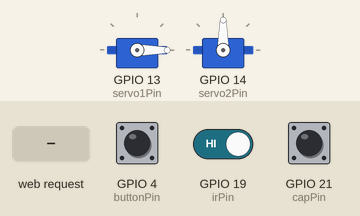
The sketch below on a simulated ESP32. Parts: 2 × servo. The inputs (shaded band) are chosen by the test bench; at power-on: GPIO 4 (buttonPin) HIGH, GPIO 19 (irPin) HIGH, GPIO 21 (capPin) HIGH. What the sketch prints to the serial monitor is not drawn.

Above: at 1.2 s.
1.3 s: GPIO 4 (buttonPin) pulled LOW for 0.15 s
2.9 s: GPIO 4 (buttonPin) driven LOW and GPIO 19 (irPin) driven LOW
At 4.2 s:
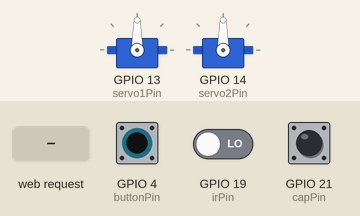
5.9 s: GPIO 21 (capPin) pulled LOW for 1 s
At 7.5 s:
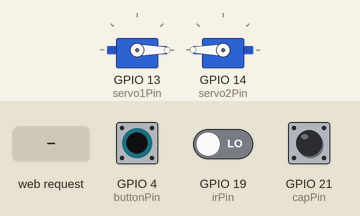
9.1 s: GPIO 21 (capPin) pulled LOW for 3.2 s
At 10.0 s:
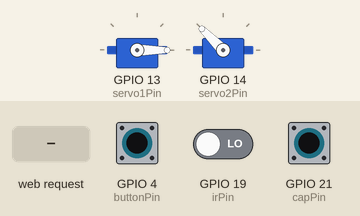
13.8 s: GPIO 4 (buttonPin) driven HIGH
15.7 s: HTTP request GET /sort received
At 16.64 s:
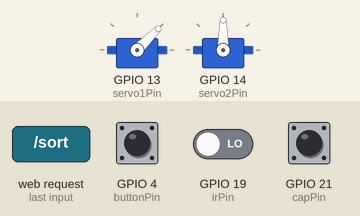
Timing chart, 0 to 19.7 s (numbered marks = the images above; inputs shaded):
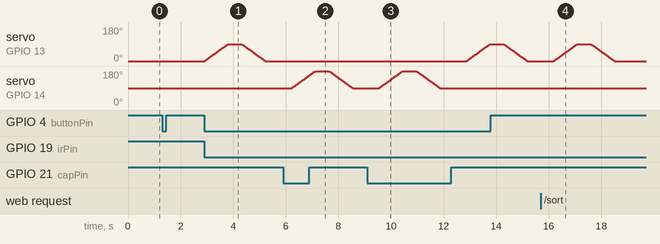

Measured:
- after the input at 1.3 s, every drawn part: stays the same
- after the input at 2.9 s, servo on GPIO 13 (servo1Pin): rises from 0° to 90° in 0.90 s, then falls to 0° in 1.4 s
- after the input at 5.9 s, servo on GPIO 13 (servo1Pin): stays 0° (without the input it goes to 1° after 0.33 s); servo on GPIO 14 (servo2Pin): rises from 90° to 180° in 0.90 s, then falls to 90° in 1.4 s
- after the input at 9.1 s, servo on GPIO 14 (servo2Pin): rises from 90° to 180° in 0.90 s, then falls to 90° in 1.4 s
- after the input at 15.7 s, servo on GPIO 13 (servo1Pin): rises from 0° to 90° in 0.90 s, then falls to 0° in 1.4 s

The sketch:

sketch_oct17a.ino
```cpp
#include <WiFi.h>
#include <WebServer.h>
#include <ESP32Servo.h>

// ====== Wi-Fi Access Point credentials ======
// The ESP32 creates its own WiFi network. Connect your phone/laptop to it.
const char* ssid = "SmartBin";
const char* password = "smartbin123";

// Web server
WebServer server(80);

// Mode variable
bool autoMode = false; // false = manual, true = automatic

// Counters
unsigned long bioCount = 0;
unsigned long nonBioCount = 0;

// ====== Pin assignments ======
const int capPin = 21;    // capacitive sensor digital output
const int irPin = 19;     // IR sensor digital output
const int buttonPin = 4;  // optional physical pushbutton for manual trigger
const int servo1Pin = 13; // left flap servo (paper)
const int servo2Pin = 14; // right flap servo (plastic)

// ====== Servo angles (adjust!) ======
// Servo1 (left flap - paper)
int servo1Home = 0;
int servo1Left = 90;

// Servo2 (right flap - plastic)
int servo2Home = 90;
int servo2Right = 180;

// Speed control (ms per degree)
int stepDelay = 10;

// Servo objects
Servo servo1;
Servo servo2;

// Current positions
int servo1Current = servo1Home;
int servo2Current = servo2Home;

// ====== Function prototypes ======
void classifyAndSort(int capVal, int irVal);
void sortPaper();
void sortPlastic();
void slowMoveServo(Servo &s, int &currentAngle, int targetAngle);
String htmlPage();

// ====== HTML page served to browser ======
String htmlPage() {
  String html = "<!DOCTYPE html><html><head><meta name='viewport' content='width=device-width,initial-scale=1'>";
  html += "<title>Smart Bin</title></head><body>";
  html += "<h2>Smart Bin Control</h2>";
  html += "<p>Mode: <b>" + String(autoMode ? "Automatic" : "Manual") + "</b></p>";
  html += "<button onclick=\"fetch('/autoOn').then(()=>location.reload())\">Automatic Mode</button>";
  html += "<button onclick=\"fetch('/autoOff').then(()=>location.reload())\">Manual Mode</button>";
  html += "<button onclick=\"fetch('/sort').then(()=>location.reload())\">Sort Item</button>";
  html += "<h3>Counters</h3>";
  html += "<p>Biodegradable (Paper): " + String(bioCount) + "</p>";
  html += "<p>Non-Biodegradable (Plastic): " + String(nonBioCount) + "</p>";
  html += "<button onclick=\"fetch('/reset').then(()=>location.reload())\">Reset Counters</button>";
  html += "</body></html>";
  return html;
}

void setup() {
  Serial.begin(115200);

  pinMode(capPin, INPUT_PULLUP);
  pinMode(irPin, INPUT);
  pinMode(buttonPin, INPUT_PULLUP);

  // Attach servos
  servo1.setPeriodHertz(50);
  servo2.setPeriodHertz(50);
  servo1.attach(servo1Pin, 500, 2400);
  servo2.attach(servo2Pin, 500, 2400);
  servo1.write(servo1Home);
  servo2.write(servo2Home);

  // Start Wi-Fi as Access Point (no router needed)
  WiFi.softAP(ssid, password);
  Serial.println("Access Point started!");
  Serial.print("Connect to WiFi: ");
  Serial.println(ssid);
  Serial.print("Then open browser to: http://");
  Serial.println(WiFi.softAPIP());

  // Web server handlers
  server.on("/", []() {
    server.send(200, "text/html", htmlPage());
  });
  server.on("/autoOn", []() {
    autoMode = true;
    server.send(200, "text/plain", "Automatic mode ON");
  });
  server.on("/autoOff", []() {
    autoMode = false;
    server.send(200, "text/plain", "Manual mode ON");
  });
  server.on("/reset", []() {
    bioCount = 0;
    nonBioCount = 0;
    server.send(200, "text/plain", "Counters reset");
  });
  server.on("/sort", []() {
    int capVal = digitalRead(capPin);
    int irVal = digitalRead(irPin);
    classifyAndSort(capVal, irVal);
    server.send(200, "text/plain", "Item sorted");
  });

  server.begin();
}

void loop() {
  server.handleClient();

  int capVal = digitalRead(capPin); // 0 = detected
  int irVal = digitalRead(irPin);   // 0 = detected

  // Manual trigger
  if (!autoMode && digitalRead(buttonPin) == LOW) {
    Serial.println("Manual button pressed");
    classifyAndSort(capVal, irVal);
    delay(1000);
  }

  // Automatic mode
  if (autoMode) {
    if (capVal == LOW || irVal == 0) {  // only sort when a sensor detects something
      classifyAndSort(capVal, irVal);
      delay(2000);
    }
  }
}

// ====== Sorting decision ======
void classifyAndSort(int capVal, int irVal) {
  Serial.print("CAP: ");
  Serial.print(capVal);
  Serial.print(" | IR: ");
  Serial.println(irVal);

  if (capVal == LOW) {
    Serial.println("Plastic detected → Servo2 (right)");
    sortPlastic();
    nonBioCount++;
  } else {
    if (irVal == 0) {
      Serial.println("Paper detected → Servo1 (left)");
      sortPaper();
      bioCount++;
    } else {
      Serial.println("No item detected, skipping.");
      return;
    }
  }
}

// ====== Servo movement helper ======
void slowMoveServo(Servo &s, int &currentAngle, int targetAngle) {
  if (currentAngle < targetAngle) {
    for (int pos = currentAngle; pos <= targetAngle; pos++) {
      s.write(pos);
      delay(stepDelay);
    }
  } else {
    for (int pos = currentAngle; pos >= targetAngle; pos--) {
      s.write(pos);
      delay(stepDelay);
    }
  }
  currentAngle = targetAngle;
}

// ====== Servo actions ======
void sortPaper() {
  slowMoveServo(servo1, servo1Current, servo1Left);
  delay(500);  // let item fall
  slowMoveServo(servo1, servo1Current, servo1Home);
}

void sortPlastic() {
  slowMoveServo(servo2, servo2Current, servo2Right);
  delay(500);  // let item fall
  slowMoveServo(servo2, servo2Current, servo2Home);
}
```
